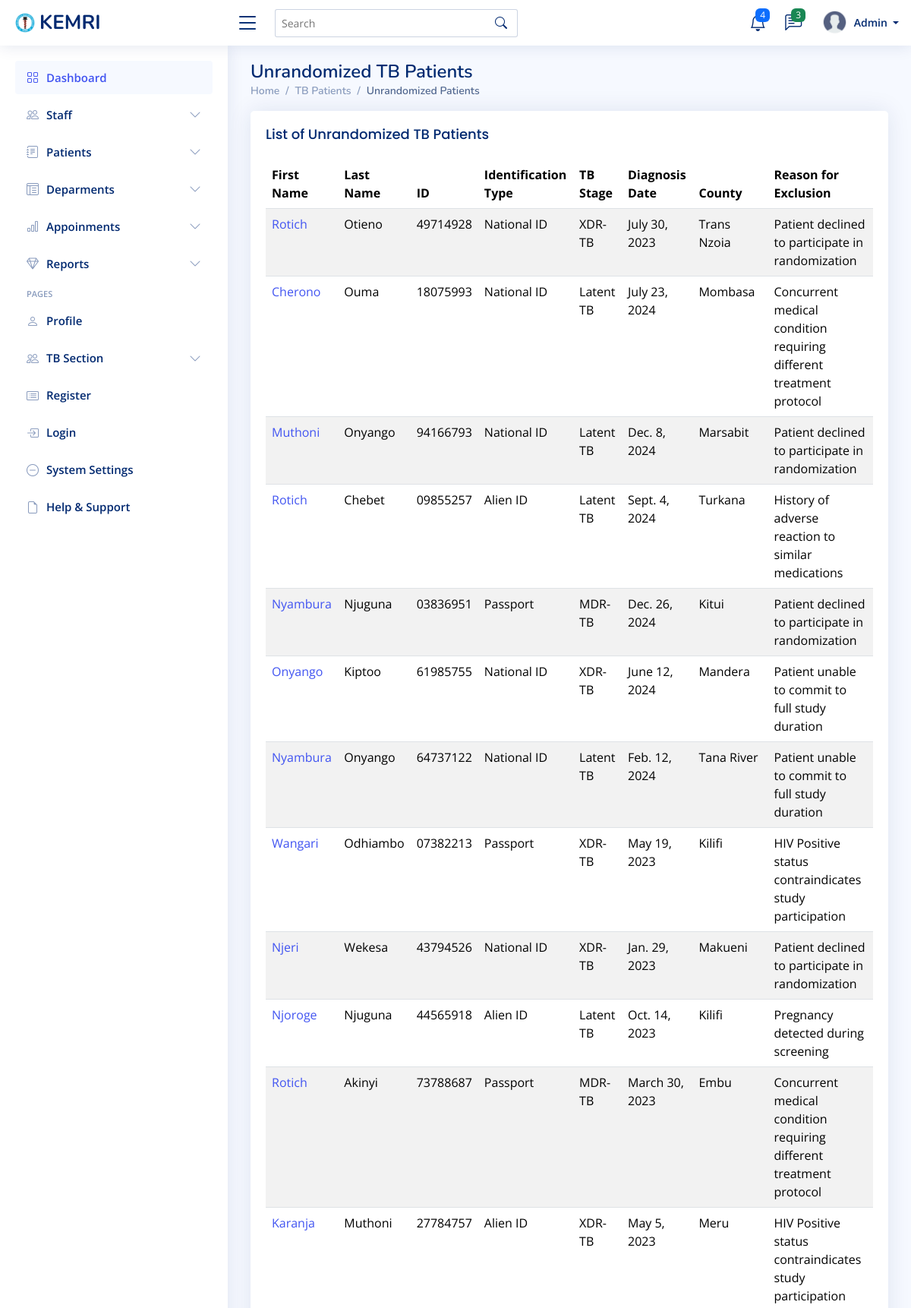
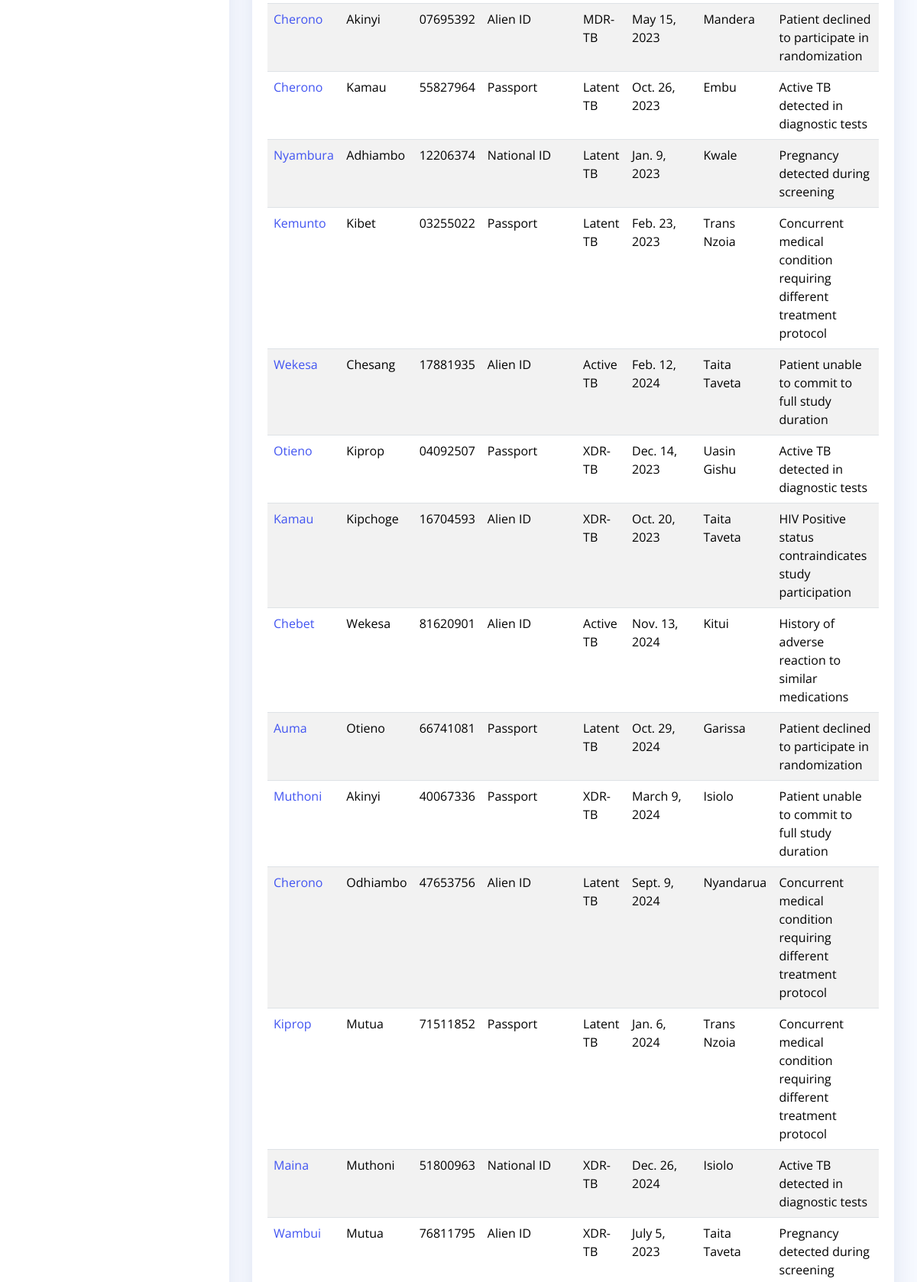
The app's page /unrandomized-tb-patients/ (upper part) with its own data (2 pictures, top to bottom).
### mtwapa_branch/models.py (models this page shows, shortened)
class TBPatient(models.Model):
    IDENTIFICATION_CHOICES = [
        ('National ID', 'National ID'),
        ('Passport', 'Passport'),
        ('Alien ID', 'Alien ID'),
    ]
    TB_STAGES = [
        ('Latent TB', 'Latent TB'),
        ('Active TB', 'Active TB'),
        ('MDR-TB', 'MDR-TB'),  # Multi-drug resistant TB
        ('XDR-TB', 'XDR-TB'),  # Extensively drug-resistant TB
    ]
    VACCINE_CHOICES = [
        ('BCG', 'BCG'),  # Bacille Calmette-Guerin vaccine
        ('Vaccine X', 'Vaccine X'),
        ('Vaccine Y', 'Vaccine Y'),
    ]
    RANDOMIZATION_STATUS = [
        ('Randomized', 'Randomized'),
        ('Not Randomized', 'Not Randomized'),
    ]
    STUDY_GROUP_CHOICES = [
        ('Control', 'Control Group'),
        ('Treatment', 'Treatment Group'),
        ('Not Applicable', 'Not Applicable'),
    ]
    user_name = models.CharField(max_length=100, unique=True)
    identification_no = models.CharField(max_length=20, unique=True)
    identification_type = models.CharField(max_length=20, choices=IDENTIFICATION_CHOICES, default='National ID')
    first_name = models.CharField(max_length=50)
    last_name = models.CharField(max_length=50)
    dob = models.DateField()  # Date of birth
    diagnosis_date = models.DateField(default=timezone.now)  # Date the patient was diagnosed with TB
    county = models.CharField(max_length=100, null=True, blank=True)
    date_added = models.DateTimeField( blank=True, null=True )
    gender = models.CharField(
        max_length=10,
        choices=[('Male', 'Male'), ('Female', 'Female'), ('Other', 'Other')],
        blank=True,
        null=True
    )
    tb_stage = models.CharField(max_length=50, choices=TB_STAGES, default='Latent TB')
    vaccine_received = models.CharField(max_length=50, choices=VACCINE_CHOICES)
    vaccine_effectiveness = models.DecimalField(max_digits=5, decimal_places=2, null=True, blank=True)
    week_1 = models.DecimalField(max_digits=5, decimal_places=2, default=0.00)
    week_2 = models.DecimalField(max_digits=5, decimal_places=2, default=0.00)
    week_3 = models.DecimalField(max_digits=5, decimal_places=2, default=0.00)
    week_4 = models.DecimalField(max_digits=5, decimal_places=2, default=0.00)
    week_5 = models.DecimalField(max_digits=5, decimal_places=2, default=0.00)
    week_6 = models.DecimalField(max_digits=5, decimal_places=2, default=0.00)
    week_7 = models.DecimalField(max_digits=5, decimal_places=2, default=0.00)
    week_8 = models.DecimalField(max_digits=5, decimal_places=2, default=0.00)
    week_9 = models.DecimalField(max_digits=5, decimal_places=2, default=0.00)
    week_10 = models.DecimalField(max_digits=5, decimal_places=2, default=0.00)
    treatment_start_date = models.DateField(null=True, blank=True)
    treatment_end_date = models.DateField(null=True, blank=True)
    treatment_notes = models.TextField()
    performance_status = models.TextField()
    follow_up_date = models.DateField(null=True, blank=True)
    randomization_status = models.CharField(
        max_length=20,
        choices=RANDOMIZATION_STATUS,
        default='Not Randomized'
    )
    randomization_date = models.DateTimeField(null=True, blank=True)
    study_group = models.CharField(
        max_length=20,
        choices=STUDY_GROUP_CHOICES,
        default='Not Applicable'
    )
    hiv_status = models.CharField(
        max_length=10,
        choices=[('Positive', 'Positive'), ('Negative', 'Negative')],
        blank=True,
        null=True
    )
    oft_status = models.CharField(
        max_length=10,
        choices=[('Positive', 'Positive'), ('Negative', 'Negative')],
        blank=True,
        null=True
    )
    mtb_a_status = models.CharField(
        max_length=15,
        choices=[('Detected', 'Detected'), ('Not Detected', 'Not Detected')],
        blank=True,
        null=True
    )
    pregnancy_status = models.CharField(
        max_length=10,
        choices=[('Positive', 'Positive'), ('Negative', 'Negative')],
        blank=True,
        null=True
    )
    exclusion_reason = models.TextField(blank=True, null=True)
    alternative_treatment = models.TextField(blank=True, null=True)
    referral_facility = models.CharField(max_length=100, blank=True, null=True)
    next_evaluation_date = models.DateField(null=True, blank=True)
    class Meta:
        verbose_name = 'TB Patient'
        verbose_name_plural = 'TB Patients'

### mtwapa_branch/views.py (the view)
# urls.py: path('unrandomized-tb-patients/', views.unrandomized_tb_patients_view, name='unrandomized_tb_patients'),
def unrandomized_tb_patients_view(request):
    unrandomized_patients = TBPatient.objects.filter(randomization_status='Not Randomized')
    context = {
        'unrandomized_patients': unrandomized_patients
    }
    return render(request, 'Tb_Section/tb_patient/unrandomized_patients.html', context)

### templates/Tb_Section/tb_patient/unrandomized_patients.html
{% extends "base/base.html" %}
{% block content %}
<div class="pagetitle">
    <h1>Unrandomized TB Patients</h1>
    <nav>
        <ol class="breadcrumb">
            <li class="breadcrumb-item"><a href="{% url 'dashboard' %}">Home</a></li>
            <li class="breadcrumb-item">TB Patients</li>
            <li class="breadcrumb-item active">Unrandomized Patients</li>
        </ol>
    </nav>
</div>
<section class="section">
    <div class="row">
        <div class="col-lg-12">
            <div class="card">
                <div class="card-body">
                    <h5 class="card-title">List of Unrandomized TB Patients</h5>
                    <div class="table-responsive">
                        <table class="table table-striped datatable">
                            <thead>
                                <tr>
                                    <th>First Name</th>
                                    <th>Last Name</th>
                                    <th>ID</th>
                                    <th>Identification Type</th>
                                    <th>TB Stage</th>
                                    <th>Diagnosis Date</th>
                                    <th>County</th>
                                    <th>Reason for Exclusion</th>
                                </tr>
                            </thead>
                            <tbody>
                                {% if unrandomized_patients %}
                                    {% for patient in unrandomized_patients %}
                                    <tr>
                                        <td><a href="{% url 'tb_patient_detail' patient.id %}">{{ patient.first_name }}</a></td>
                                        <td>{{ patient.last_name }}</td>
                                        <td>{{ patient.identification_no }}</td>
                                        <td>{{ patient.identification_type }}</td>
                                        <td>{{ patient.tb_stage }}</td>
                                        <td>{{ patient.diagnosis_date }}</td>
                                        <td>{{ patient.county }}</td>
                                        <td>{{ patient.exclusion_reason|default:"Not provided" }}</td>
                                    </tr>
                                    {% endfor %}
                                {% else %}
                                <tr>
                                    <td colspan="8" class="text-center">No unrandomized patients found.</td>
                                </tr>
                                {% endif %}
                            </tbody>
                        </table>
                    </div>
                </div>
            </div>
        </div>
    </div>
</section>
{% endblock %}

### static/assets/css/style.css (style rules this page uses)
:root { scroll-behavior: smooth; }
body { font-family: "Open Sans", sans-serif; background: #f6f9ff; color: #444444; }
h1, h2, h3, h4, h5, h6 { font-family: "Nunito", sans-serif; }
.pagetitle { margin-bottom: 10px; }
.pagetitle h1 { font-size: 24px; margin-bottom: 0; font-weight: 600; color: #012970; }
.card { margin-bottom: 30px; border: none; border-radius: 5px; box-shadow: 0px 0 30px rgba(1, 41, 112, 0.1); }
.card-title { padding: 20px 0 15px 0; font-size: 18px; font-weight: 500; color: #012970; font-family: "Poppins", sans-serif; }
.card-body { padding: 0 20px 20px 20px; }
.breadcrumb { font-size: 14px; font-family: "Nunito", sans-serif; color: #899bbd; font-weight: 600; }
.breadcrumb a { color: #899bbd; transition: 0.3s; }
.breadcrumb .breadcrumb-item::before { color: #899bbd; }
.breadcrumb .active { color: #51678f; font-weight: 600; }

### records on screen
TBPatient: first_name "Rotich", last_name "Otieno", identification_no "49714928", identification_type "National ID", tb_stage "XDR-TB", diagnosis_date "July 30, 2023", county "Trans Nzoia", exclusion_reason "Patient declined to participate in randomization"
TBPatient: first_name "Cherono", last_name "Ouma", identification_no "18075993", identification_type "National ID", tb_stage "Latent TB", diagnosis_date "July 23, 2024", county "Mombasa", exclusion_reason "Concurrent medical condition requiring different treatment protocol"
TBPatient: first_name "Muthoni", last_name "Onyango", identification_no "94166793", identification_type "National ID", tb_stage "Latent TB", diagnosis_date "Dec. 8, 2024", county "Marsabit", exclusion_reason "Patient declined to participate in randomization"
TBPatient: first_name "Rotich", last_name "Chebet", identification_no "09855257", identification_type "Alien ID", tb_stage "Latent TB", diagnosis_date "Sept. 4, 2024", county "Turkana", exclusion_reason "History of adverse reaction to similar medications"
TBPatient: first_name "Nyambura", last_name "Njuguna", identification_no "03836951", identification_type "Passport", tb_stage "MDR-TB", diagnosis_date "Dec. 26, 2024", county "Kitui", exclusion_reason "Patient declined to participate in randomization"
TBPatient: first_name "Onyango", last_name "Kiptoo", identification_no "61985755", identification_type "National ID", tb_stage "XDR-TB", diagnosis_date "June 12, 2024", county "Mandera", exclusion_reason "Patient unable to commit to full study duration"
TBPatient: first_name "Nyambura", last_name "Onyango", identification_no "64737122", identification_type "National ID", tb_stage "Latent TB", diagnosis_date "Feb. 12, 2024", county "Tana River", exclusion_reason "Patient unable to commit to full study duration"
TBPatient: first_name "Wangari", last_name "Odhiambo", identification_no "07382213", identification_type "Passport", tb_stage "XDR-TB", diagnosis_date "May 19, 2023", county "Kilifi", exclusion_reason "HIV Positive status contraindicates study participation"
TBPatient: first_name "Njeri", last_name "Wekesa", identification_no "43794526", identification_type "National ID", tb_stage "XDR-TB", diagnosis_date "Jan. 29, 2023", county "Makueni", exclusion_reason "Patient declined to participate in randomization"
TBPatient: first_name "Njoroge", last_name "Njuguna", identification_no "44565918", identification_type "Alien ID", tb_stage "Latent TB", diagnosis_date "Oct. 14, 2023", county "Kilifi", exclusion_reason "Pregnancy detected during screening"
TBPatient: first_name "Rotich", last_name "Akinyi", identification_no "73788687", identification_type "Passport", tb_stage "MDR-TB", diagnosis_date "March 30, 2023", county "Embu", exclusion_reason "Concurrent medical condition requiring different treatment protocol"
TBPatient: first_name "Karanja", last_name "Muthoni", identification_no "27784757", identification_type "Alien ID", tb_stage "XDR-TB", diagnosis_date "May 5, 2023", county "Meru", exclusion_reason "HIV Positive status contraindicates study participation"
TBPatient: first_name "Cherono", last_name "Akinyi", identification_no "07695392", identification_type "Alien ID", tb_stage "MDR-TB", diagnosis_date "May 15, 2023", county "Mandera", exclusion_reason "Patient declined to participate in randomization"
TBPatient: first_name "Cherono", last_name "Kamau", identification_no "55827964", identification_type "Passport", tb_stage "Latent TB", diagnosis_date "Oct. 26, 2023", county "Embu", exclusion_reason "Active TB detected in diagnostic tests"
TBPatient: first_name "Nyambura", last_name "Adhiambo", identification_no "12206374", identification_type "National ID", tb_stage "Latent TB", diagnosis_date "Jan. 9, 2023", county "Kwale", exclusion_reason "Pregnancy detected during screening"
TBPatient: first_name "Kemunto", last_name "Kibet", identification_no "03255022", identification_type "Passport", tb_stage "Latent TB", diagnosis_date "Feb. 23, 2023", county "Trans Nzoia", exclusion_reason "Concurrent medical condition requiring different treatment protocol"
TBPatient: first_name "Wekesa", last_name "Chesang", identification_no "17881935", identification_type "Alien ID", tb_stage "Active TB", diagnosis_date "Feb. 12, 2024", county "Taita Taveta", exclusion_reason "Patient unable to commit to full study duration"
TBPatient: first_name "Otieno", last_name "Kiprop", identification_no "04092507", identification_type "Passport", tb_stage "XDR-TB", diagnosis_date "Dec. 14, 2023", county "Uasin Gishu", exclusion_reason "Active TB detected in diagnostic tests"
TBPatient: first_name "Kamau", last_name "Kipchoge", identification_no "16704593", identification_type "Alien ID", tb_stage "XDR-TB", diagnosis_date "Oct. 20, 2023", county "Taita Taveta", exclusion_reason "HIV Positive status contraindicates study participation"
TBPatient: first_name "Chebet", last_name "Wekesa", identification_no "81620901", identification_type "Alien ID", tb_stage "Active TB", diagnosis_date "Nov. 13, 2024", county "Kitui", exclusion_reason "History of adverse reaction to similar medications"
TBPatient: first_name "Auma", last_name "Otieno", identification_no "66741081", identification_type "Passport", tb_stage "Latent TB", diagnosis_date "Oct. 29, 2024", county "Garissa", exclusion_reason "Patient declined to participate in randomization"
TBPatient: first_name "Muthoni", last_name "Akinyi", identification_no "40067336", identification_type "Passport", tb_stage "XDR-TB", diagnosis_date "March 9, 2024", county "Isiolo", exclusion_reason "Patient unable to commit to full study duration"
TBPatient: first_name "Cherono", last_name "Odhiambo", identification_no "47653756", identification_type "Alien ID", tb_stage "Latent TB", diagnosis_date "Sept. 9, 2024", county "Nyandarua", exclusion_reason "Concurrent medical condition requiring different treatment protocol"
TBPatient: first_name "Kiprop", last_name "Mutua", identification_no "71511852", identification_type "Passport", tb_stage "Latent TB", diagnosis_date "Jan. 6, 2024", county "Trans Nzoia", exclusion_reason "Concurrent medical condition requiring different treatment protocol"
TBPatient: first_name "Maina", last_name "Muthoni", identification_no "51800963", identification_type "National ID", tb_stage "XDR-TB", diagnosis_date "Dec. 26, 2024", county "Isiolo", exclusion_reason "Active TB detected in diagnostic tests"
TBPatient: first_name "Wambui", last_name "Mutua", identification_no "76811795", identification_type "Alien ID", tb_stage "XDR-TB", diagnosis_date "July 5, 2023", county "Taita Taveta", exclusion_reason "Pregnancy detected during screening"
